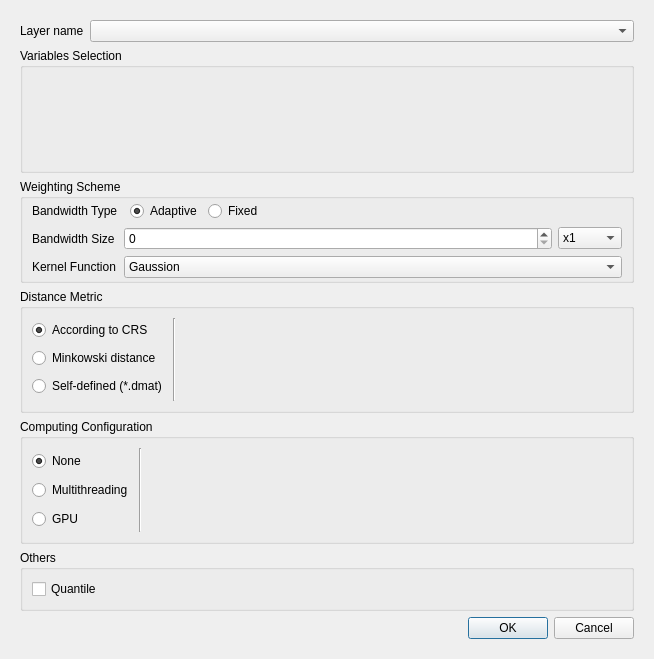
<?xml version="1.0" encoding="UTF-8"?>
<ui version="4.0">
 <class>GwmGWSSOptionsDialog</class>
 <widget class="QDialog" name="GwmGWSSOptionsDialog">
  <property name="geometry">
   <rect>
    <x>0</x>
    <y>0</y>
    <width>654</width>
    <height>659</height>
   </rect>
  </property>
  <property name="windowTitle">
   <string>GWSS Configure</string>
  </property>
  <layout class="QVBoxLayout" name="verticalLayout_3" stretch="0">
   <item>
    <widget class="QScrollArea" name="scrollArea">
     <property name="frameShape">
      <enum>QFrame::NoFrame</enum>
     </property>
     <property name="widgetResizable">
      <bool>true</bool>
     </property>
     <widget class="QWidget" name="scrollAreaWidgetContents">
      <property name="geometry">
       <rect>
        <x>0</x>
        <y>0</y>
        <width>636</width>
        <height>641</height>
       </rect>
      </property>
      <layout class="QVBoxLayout" name="verticalLayout_7">
       <item>
        <layout class="QFormLayout" name="formLayout_6">
         <item row="0" column="0">
          <widget class="QLabel" name="label">
           <property name="sizePolicy">
            <sizepolicy hsizetype="Fixed" vsizetype="Preferred">
             <horstretch>0</horstretch>
             <verstretch>0</verstretch>
            </sizepolicy>
           </property>
           <property name="text">
            <string>Layer name</string>
           </property>
          </widget>
         </item>
         <item row="0" column="1">
          <widget class="QComboBox" name="mLayerComboBox"/>
         </item>
        </layout>
       </item>
       <item>
        <widget class="QGroupBox" name="groupBox">
         <property name="title">
          <string>Variables Selection</string>
         </property>
         <layout class="QVBoxLayout" name="verticalLayout_4" stretch="1">
          <item>
           <widget class="GwmIndepVarSelectorWidget" name="mIndepVarSelector" native="true"/>
          </item>
         </layout>
        </widget>
       </item>
       <item>
        <widget class="QGroupBox" name="groupBox_2">
         <property name="sizePolicy">
          <sizepolicy hsizetype="Preferred" vsizetype="Fixed">
           <horstretch>0</horstretch>
           <verstretch>0</verstretch>
          </sizepolicy>
         </property>
         <property name="title">
          <string>Weighting Scheme</string>
         </property>
         <layout class="QFormLayout" name="formLayout">
          <property name="horizontalSpacing">
           <number>6</number>
          </property>
          <property name="verticalSpacing">
           <number>6</number>
          </property>
          <property name="topMargin">
           <number>2</number>
          </property>
          <property name="bottomMargin">
           <number>2</number>
          </property>
          <item row="0" column="0">
           <widget class="QLabel" name="label_2">
            <property name="text">
             <string>Bandwidth Type</string>
            </property>
           </widget>
          </item>
          <item row="0" column="1">
           <layout class="QHBoxLayout" name="horizontalLayout_6">
            <property name="leftMargin">
             <number>6</number>
            </property>
            <item>
             <widget class="QRadioButton" name="mBwTypeAdaptiveRadio">
              <property name="sizePolicy">
               <sizepolicy hsizetype="Fixed" vsizetype="Fixed">
                <horstretch>0</horstretch>
                <verstretch>0</verstretch>
               </sizepolicy>
              </property>
              <property name="text">
               <string>Adaptive</string>
              </property>
              <property name="checked">
               <bool>true</bool>
              </property>
             </widget>
            </item>
            <item>
             <widget class="QRadioButton" name="mBwTypeFixedRadio">
              <property name="sizePolicy">
               <sizepolicy hsizetype="Fixed" vsizetype="Fixed">
                <horstretch>0</horstretch>
                <verstretch>0</verstretch>
               </sizepolicy>
              </property>
              <property name="text">
               <string>Fixed</string>
              </property>
             </widget>
            </item>
            <item>
             <spacer name="horizontalSpacer">
              <property name="orientation">
               <enum>Qt::Horizontal</enum>
              </property>
              <property name="sizeHint" stdset="0">
               <size>
                <width>40</width>
                <height>20</height>
               </size>
              </property>
             </spacer>
            </item>
           </layout>
          </item>
          <item row="1" column="1">
           <widget class="QStackedWidget" name="mBwSizeSettingStack">
            <property name="currentIndex">
             <number>0</number>
            </property>
            <widget class="QWidget" name="page_4">
             <layout class="QHBoxLayout" name="horizontalLayout">
              <property name="leftMargin">
               <number>0</number>
              </property>
              <property name="topMargin">
               <number>0</number>
              </property>
              <property name="rightMargin">
               <number>0</number>
              </property>
              <property name="bottomMargin">
               <number>0</number>
              </property>
              <item>
               <widget class="QSpinBox" name="mBwSizeAdaptiveSize">
                <property name="maximum">
                 <number>105</number>
                </property>
               </widget>
              </item>
              <item>
               <widget class="QComboBox" name="mBwSizeAdaptiveUnit">
                <property name="sizePolicy">
                 <sizepolicy hsizetype="Fixed" vsizetype="Fixed">
                  <horstretch>0</horstretch>
                  <verstretch>0</verstretch>
                 </sizepolicy>
                </property>
                <item>
                 <property name="text">
                  <string>x1</string>
                 </property>
                </item>
                <item>
                 <property name="text">
                  <string>x10</string>
                 </property>
                </item>
                <item>
                 <property name="text">
                  <string>x100</string>
                 </property>
                </item>
                <item>
                 <property name="text">
                  <string>x1000</string>
                 </property>
                </item>
               </widget>
              </item>
             </layout>
            </widget>
            <widget class="QWidget" name="page_5">
             <layout class="QHBoxLayout" name="horizontalLayout_4">
              <property name="leftMargin">
               <number>0</number>
              </property>
              <property name="topMargin">
               <number>0</number>
              </property>
              <property name="rightMargin">
               <number>0</number>
              </property>
              <property name="bottomMargin">
               <number>0</number>
              </property>
              <item>
               <widget class="QDoubleSpinBox" name="mBwSizeFixedSize">
                <property name="decimals">
                 <number>12</number>
                </property>
               </widget>
              </item>
              <item>
               <widget class="QComboBox" name="mBwSizeFixedUnit">
                <property name="sizePolicy">
                 <sizepolicy hsizetype="Fixed" vsizetype="Fixed">
                  <horstretch>0</horstretch>
                  <verstretch>0</verstretch>
                 </sizepolicy>
                </property>
                <item>
                 <property name="text">
                  <string>m</string>
                 </property>
                </item>
                <item>
                 <property name="text">
                  <string>km</string>
                 </property>
                </item>
                <item>
                 <property name="text">
                  <string>mile</string>
                 </property>
                </item>
               </widget>
              </item>
             </layout>
            </widget>
           </widget>
          </item>
          <item row="2" column="0">
           <widget class="QLabel" name="label_13">
            <property name="text">
             <string>Kernel Function</string>
            </property>
           </widget>
          </item>
          <item row="2" column="1">
           <widget class="QComboBox" name="mBwKernelFunctionCombo">
            <item>
             <property name="text">
              <string>Gaussion</string>
             </property>
            </item>
            <item>
             <property name="text">
              <string>Exponential</string>
             </property>
            </item>
            <item>
             <property name="text">
              <string>Bisquare</string>
             </property>
            </item>
            <item>
             <property name="text">
              <string>Tricube</string>
             </property>
            </item>
            <item>
             <property name="text">
              <string>Boxcar</string>
             </property>
            </item>
           </widget>
          </item>
          <item row="1" column="0">
           <widget class="QLabel" name="label_3">
            <property name="text">
             <string>Bandwidth Size</string>
            </property>
           </widget>
          </item>
         </layout>
        </widget>
       </item>
       <item>
        <widget class="QGroupBox" name="groupBox_3">
         <property name="sizePolicy">
          <sizepolicy hsizetype="Preferred" vsizetype="Preferred">
           <horstretch>0</horstretch>
           <verstretch>0</verstretch>
          </sizepolicy>
         </property>
         <property name="title">
          <string>Distance Metric</string>
         </property>
         <layout class="QHBoxLayout" name="horizontalLayout_2">
          <item>
           <layout class="QVBoxLayout" name="verticalLayout_2">
            <item>
             <widget class="QRadioButton" name="mDistTypeCRSRadio">
              <property name="text">
               <string>According to CRS</string>
              </property>
              <property name="checked">
               <bool>true</bool>
              </property>
             </widget>
            </item>
            <item>
             <widget class="QRadioButton" name="mDistTypeMinkowskiRadio">
              <property name="text">
               <string>Minkowski distance</string>
              </property>
             </widget>
            </item>
            <item>
             <widget class="QRadioButton" name="mDistTypeDmatRadio">
              <property name="text">
               <string>Self-defined (*.dmat)</string>
              </property>
             </widget>
            </item>
           </layout>
          </item>
          <item>
           <widget class="Line" name="line">
            <property name="orientation">
             <enum>Qt::Vertical</enum>
            </property>
           </widget>
          </item>
          <item>
           <widget class="QStackedWidget" name="mDistParamSettingStack">
            <property name="currentIndex">
             <number>0</number>
            </property>
            <widget class="QWidget" name="mCRSDistPage"/>
            <widget class="QWidget" name="mMinkowskiDistPage">
             <layout class="QFormLayout" name="formLayout_2">
              <property name="leftMargin">
               <number>0</number>
              </property>
              <property name="topMargin">
               <number>0</number>
              </property>
              <property name="rightMargin">
               <number>0</number>
              </property>
              <property name="bottomMargin">
               <number>0</number>
              </property>
              <item row="0" column="0">
               <widget class="QLabel" name="label_4">
                <property name="sizePolicy">
                 <sizepolicy hsizetype="Preferred" vsizetype="Preferred">
                  <horstretch>0</horstretch>
                  <verstretch>0</verstretch>
                 </sizepolicy>
                </property>
                <property name="text">
                 <string>Rotation parameter</string>
                </property>
                <property name="alignment">
                 <set>Qt::AlignLeading|Qt::AlignLeft|Qt::AlignVCenter</set>
                </property>
               </widget>
              </item>
              <item row="0" column="1">
               <layout class="QFormLayout" name="formLayout_5">
                <property name="horizontalSpacing">
                 <number>6</number>
                </property>
                <property name="verticalSpacing">
                 <number>2</number>
                </property>
                <item row="0" column="0">
                 <widget class="QLabel" name="label_5">
                  <property name="text">
                   <string>theta</string>
                  </property>
                 </widget>
                </item>
                <item row="1" column="0">
                 <widget class="QLabel" name="label_6">
                  <property name="text">
                   <string>p</string>
                  </property>
                 </widget>
                </item>
                <item row="0" column="1">
                 <widget class="QDoubleSpinBox" name="mThetaValue"/>
                </item>
                <item row="1" column="1">
                 <widget class="QDoubleSpinBox" name="mPValue">
                  <property name="minimum">
                   <double>-1.000000000000000</double>
                  </property>
                 </widget>
                </item>
               </layout>
              </item>
             </layout>
            </widget>
            <widget class="QWidget" name="mDistMatrixDistPage">
             <layout class="QGridLayout" name="gridLayout">
              <property name="leftMargin">
               <number>0</number>
              </property>
              <property name="topMargin">
               <number>0</number>
              </property>
              <property name="rightMargin">
               <number>0</number>
              </property>
              <property name="bottomMargin">
               <number>0</number>
              </property>
              <item row="1" column="0">
               <widget class="QLineEdit" name="mDistMatrixFileNameEdit"/>
              </item>
              <item row="1" column="1">
               <widget class="QToolButton" name="mDistMatrixFileOpenBtn">
                <property name="text">
                 <string>...</string>
                </property>
               </widget>
              </item>
              <item row="0" column="0">
               <widget class="QLabel" name="label_14">
                <property name="text">
                 <string>Select a distance matrix file</string>
                </property>
               </widget>
              </item>
              <item row="2" column="0">
               <spacer name="verticalSpacer">
                <property name="orientation">
                 <enum>Qt::Vertical</enum>
                </property>
                <property name="sizeHint" stdset="0">
                 <size>
                  <width>20</width>
                  <height>5</height>
                 </size>
                </property>
               </spacer>
              </item>
             </layout>
            </widget>
           </widget>
          </item>
         </layout>
        </widget>
       </item>
       <item>
        <widget class="QGroupBox" name="mCalcParallelGroup">
         <property name="sizePolicy">
          <sizepolicy hsizetype="Preferred" vsizetype="Preferred">
           <horstretch>0</horstretch>
           <verstretch>0</verstretch>
          </sizepolicy>
         </property>
         <property name="title">
          <string>Computing Configuration</string>
         </property>
         <layout class="QHBoxLayout" name="horizontalLayout_3">
          <item>
           <layout class="QVBoxLayout" name="verticalLayout_5">
            <item>
             <widget class="QRadioButton" name="mCalcParallelNoneRadio">
              <property name="sizePolicy">
               <sizepolicy hsizetype="Fixed" vsizetype="Fixed">
                <horstretch>0</horstretch>
                <verstretch>0</verstretch>
               </sizepolicy>
              </property>
              <property name="text">
               <string>None</string>
              </property>
              <property name="checked">
               <bool>true</bool>
              </property>
             </widget>
            </item>
            <item>
             <widget class="QRadioButton" name="mCalcParallelMultithreadRadio">
              <property name="sizePolicy">
               <sizepolicy hsizetype="Fixed" vsizetype="Fixed">
                <horstretch>0</horstretch>
                <verstretch>0</verstretch>
               </sizepolicy>
              </property>
              <property name="text">
               <string>Multithreading</string>
              </property>
             </widget>
            </item>
            <item>
             <widget class="QRadioButton" name="mCalcParallelGPURadio">
              <property name="sizePolicy">
               <sizepolicy hsizetype="Fixed" vsizetype="Fixed">
                <horstretch>0</horstretch>
                <verstretch>0</verstretch>
               </sizepolicy>
              </property>
              <property name="text">
               <string>GPU</string>
              </property>
             </widget>
            </item>
           </layout>
          </item>
          <item>
           <widget class="Line" name="line_2">
            <property name="orientation">
             <enum>Qt::Vertical</enum>
            </property>
           </widget>
          </item>
          <item>
           <widget class="QStackedWidget" name="stackedWidget">
            <property name="currentIndex">
             <number>0</number>
            </property>
            <widget class="QWidget" name="page">
             <layout class="QVBoxLayout" name="verticalLayout">
              <property name="topMargin">
               <number>0</number>
              </property>
              <property name="bottomMargin">
               <number>0</number>
              </property>
             </layout>
            </widget>
            <widget class="QWidget" name="page_3">
             <layout class="QFormLayout" name="formLayout_3">
              <property name="leftMargin">
               <number>9</number>
              </property>
              <property name="topMargin">
               <number>0</number>
              </property>
              <property name="rightMargin">
               <number>9</number>
              </property>
              <property name="bottomMargin">
               <number>0</number>
              </property>
              <item row="0" column="0">
               <widget class="QLabel" name="label_9">
                <property name="text">
                 <string>Threads</string>
                </property>
               </widget>
              </item>
              <item row="0" column="1">
               <widget class="QSpinBox" name="mThreadNum">
                <property name="maximum">
                 <number>8</number>
                </property>
               </widget>
              </item>
             </layout>
            </widget>
            <widget class="QWidget" name="page_2">
             <layout class="QFormLayout" name="formLayout_4">
              <property name="topMargin">
               <number>0</number>
              </property>
              <property name="bottomMargin">
               <number>0</number>
              </property>
              <item row="0" column="0">
               <widget class="QLabel" name="label_8">
                <property name="text">
                 <string>Batch Size</string>
                </property>
               </widget>
              </item>
              <item row="0" column="1">
               <widget class="QSpinBox" name="mSampleGroupSize">
                <property name="maximum">
                 <number>4096</number>
                </property>
               </widget>
              </item>
             </layout>
            </widget>
           </widget>
          </item>
         </layout>
        </widget>
       </item>
       <item>
        <widget class="QGroupBox" name="groupBox_4">
         <property name="title">
          <string>Others</string>
         </property>
         <layout class="QVBoxLayout" name="verticalLayout_6">
          <item>
           <widget class="QCheckBox" name="mQuantileCheckBox">
            <property name="text">
             <string>Quantile</string>
            </property>
           </widget>
          </item>
         </layout>
        </widget>
       </item>
       <item>
        <layout class="QHBoxLayout" name="horizontalLayout_5">
         <item>
          <widget class="QLabel" name="mCheckMessage">
           <property name="sizePolicy">
            <sizepolicy hsizetype="Expanding" vsizetype="Preferred">
             <horstretch>0</horstretch>
             <verstretch>0</verstretch>
            </sizepolicy>
           </property>
           <property name="text">
            <string/>
           </property>
          </widget>
         </item>
         <item>
          <widget class="QDialogButtonBox" name="btbOkCancle">
           <property name="sizePolicy">
            <sizepolicy hsizetype="Fixed" vsizetype="Fixed">
             <horstretch>0</horstretch>
             <verstretch>0</verstretch>
            </sizepolicy>
           </property>
           <property name="orientation">
            <enum>Qt::Horizontal</enum>
           </property>
           <property name="standardButtons">
            <set>QDialogButtonBox::Cancel|QDialogButtonBox::Ok</set>
           </property>
          </widget>
         </item>
        </layout>
       </item>
      </layout>
     </widget>
    </widget>
   </item>
  </layout>
 </widget>
 <customwidgets>
  <customwidget>
   <class>GwmIndepVarSelectorWidget</class>
   <extends>QWidget</extends>
   <header>gwmindepvarselectorwidget.h</header>
   <container>1</container>
  </customwidget>
 </customwidgets>
 <resources/>
 <connections>
  <connection>
   <sender>btbOkCancle</sender>
   <signal>accepted()</signal>
   <receiver>GwmGWSSOptionsDialog</receiver>
   <slot>accept()</slot>
   <hints>
    <hint type="sourcelabel">
     <x>248</x>
     <y>254</y>
    </hint>
    <hint type="destinationlabel">
     <x>157</x>
     <y>274</y>
    </hint>
   </hints>
  </connection>
  <connection>
   <sender>btbOkCancle</sender>
   <signal>rejected()</signal>
   <receiver>GwmGWSSOptionsDialog</receiver>
   <slot>reject()</slot>
   <hints>
    <hint type="sourcelabel">
     <x>316</x>
     <y>260</y>
    </hint>
    <hint type="destinationlabel">
     <x>286</x>
     <y>274</y>
    </hint>
   </hints>
  </connection>
 </connections>
</ui>
